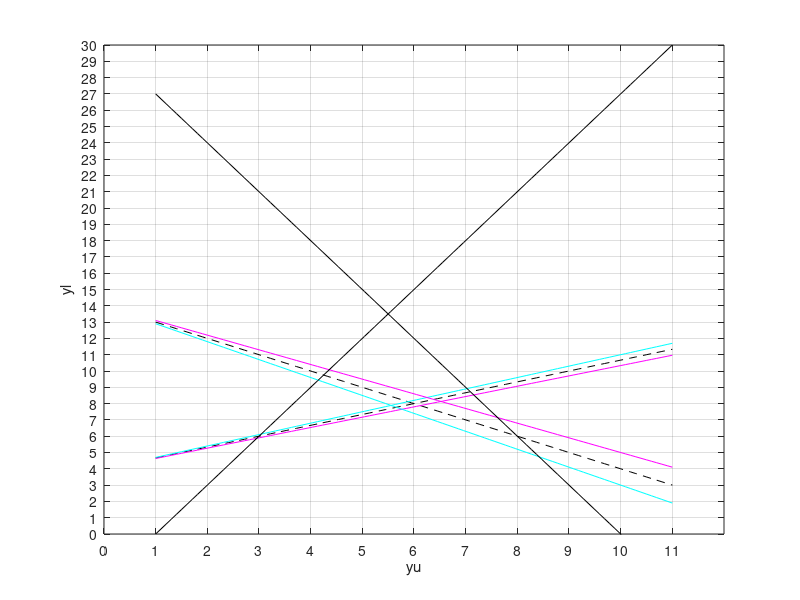
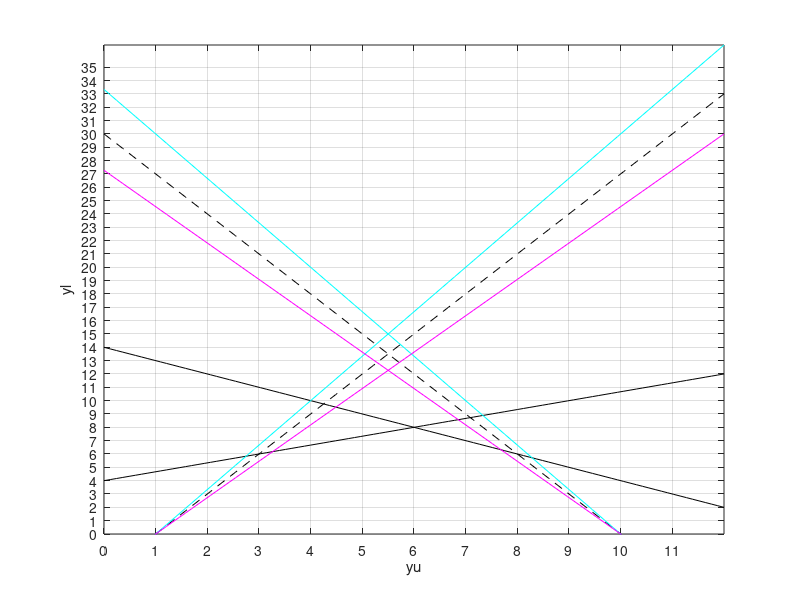
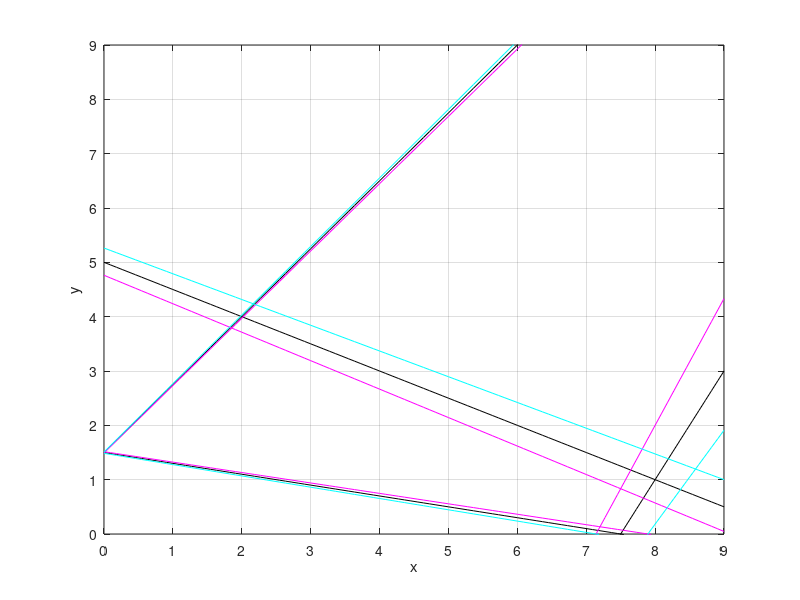

Here is the MATLAB script that generated these plots, in order:
yu=linspace(1,11,100);
figure()
plot(yu,(12+2*yu)/3,'k--')
hold on
plot(yu,(14-yu),'k--')

plot(yu,(12+1.9*yu)/3,'m')
plot(yu,(12+2.1*yu)/3,'c')

plot(yu,(14-0.9*yu),'m')
plot(yu,(14-1.1*yu),'c')

plot(yu,(-3+3*yu),'k')
plot(yu,30-3*yu,'k')

xlabel('yu')
ylabel('yl')
ylim([0 inf])

xticks(0:1:11)
yticks(0:1:30)
grid on
hold on

saveas(gcf,'ToyExample2RobustUpperLevel.jpg')

%% Robust Lower Level

yu=linspace(0,12,100);
figure()

plot(yu,(12+2*yu)/3,'k')
hold on

plot(yu,(14-yu),'k')

plot(yu,(-3+3*yu),'k--')
plot(yu,30-3*yu,'k--')




plot(yu,(-3+3*yu)/0.9,'c')
plot(yu,(30-3*yu)/0.9,'c')

plot(yu,(-3+3*yu)/1.1,'m')
plot(yu,(30-3*yu)/1.1,'m')

xlabel('yu')
ylabel('yl')
xticks(0:1:11)
yticks(0:1:35)
ylim([0 inf])
grid on
saveas(gcf,'ToyExample2RobustLowerLevel.jpg')


%% Two dimensional toy problem (not bilevel) 
x=linspace(0,9,100);
figure(5)
plot(x,(30+25*x)/(20),'k')
hold on
xlim([0 9])
xticks(0:1:9)
ylim([0 9])
yticks(0:1:9)
grid on

plot(x,(10-x)/(2),'k')
plot(x,(15-2*x)/(-1),'k')
plot(x,(-15+2*x)/(-10),'k')

plot(x,(30+24.9*x)/(20.1),'m')
plot(x,(10-1.1*x)/(2.1),'m')
plot(x,(15-2.1*x)/(-0.9),'m')
plot(x,(-15+1.9*x)/(-9.9),'m')

plot(x,(30+25.1*x)/(19.9),'c')
plot(x,(10-0.9*x)/(1.9),'c')
plot(x,(15-1.9*x)/(-1.1),'c')
plot(x,(-15+2.1*x)/(-10.1),'c')

ylabel('y')
xlabel('x')

saveas(gcf,'ToyExample1Robust1D.jpg')

%% Toy Problem 1 (not bilevel) with 2d uncertainty

